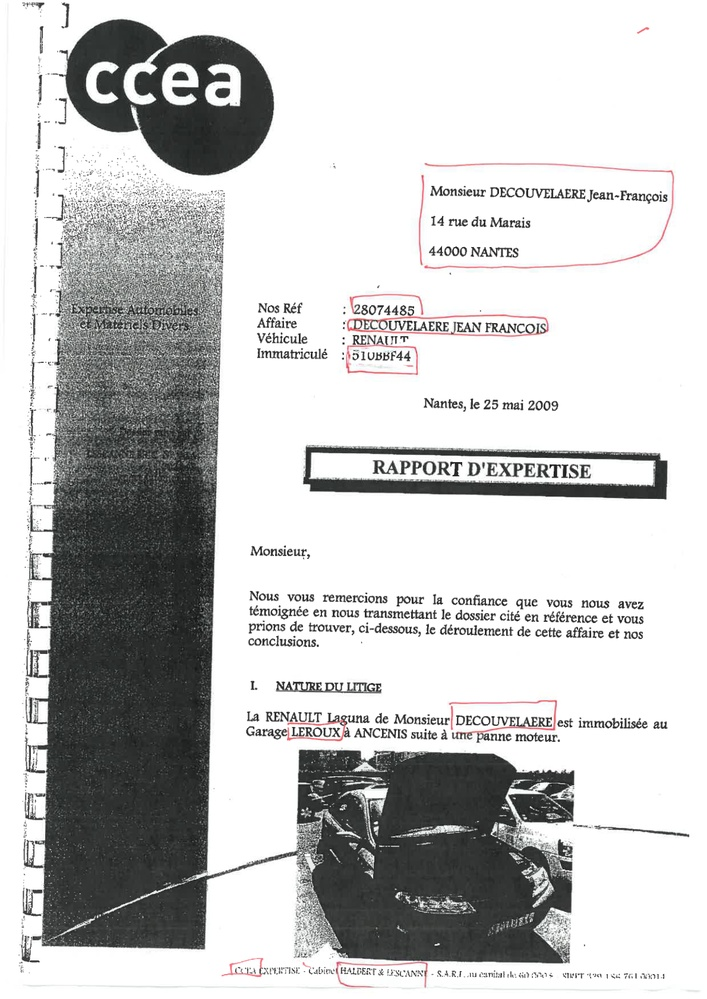
#> input picture Mastering_ocr/images/page-0-1651657651.9124749.jpg, 707 x 999 px, shrunk from 1190 x 1682 before the run
$ python 2D_histogram.py --image ../Mastering_ocr/images/page-0-1651657651.9124749.jpg
#> lines starting #> are read from the running program, lines starting #| are printed output that depends on the picture
from __future__ import print_function
from matplotlib import pyplot as plt
from matplotlib import *
import argparse
import numpy as np
import cv2

ap = argparse.ArgumentParser()
ap.add_argument("-i","--image",required=True,help="path to the image")
args = vars(ap.parse_args())
image = cv2.imread(args["image"])
#> image is the input picture: shape (999, 707, 3); mean B, G, R 197.1, 197.4, 197.1
cv2.imshow("original coloured",image)


chans = cv2.split(image)
colors = ("b","g","r")

fig = plt.figure()

ax = fig.add_subplot(131)
hist = cv2.calcHist([chans[1],chans[0]],[0,1],None,[32,32],[0,256,0,256])
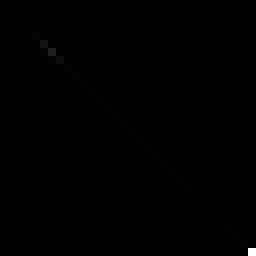
#> hist: shape (32, 32) float32 (shown 8 times larger); min 0, max 450853, mean 689.7; drawn with min black and max white
p=ax.imshow(hist,interpolation="nearest")
ax.set_title("2D Color Histogram for G and B")
plt.colorbar(p)

ax = fig.add_subplot(132)
hist = cv2.calcHist([chans[1],chans[2]],[0,1],None,[32,32],[0,256,0,256])
p=ax.imshow(hist,interpolation="nearest")
ax.set_title("2D Color Histogram for G and R")
plt.colorbar(p)


ax = fig.add_subplot(133)
hist = cv2.calcHist([chans[0],chans[2]],[0,1],None,[32,32],[0,256,0,256])
p=ax.imshow(hist,interpolation="nearest")
ax.set_title("2D Color Histogram for B and R")
plt.colorbar(p)
plt.show()
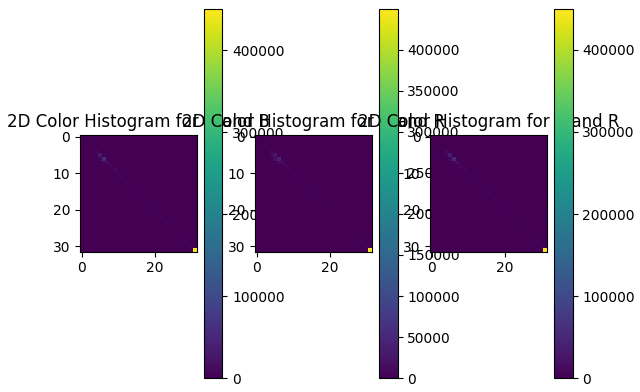
#> figure drawn by matplotlib, 6 panels
print("2D histogram shape:{},with {} values".format(hist.shape,hist.flatten().shape[0]))
#| 2D histogram shape:(32, 32),with 1024 values
